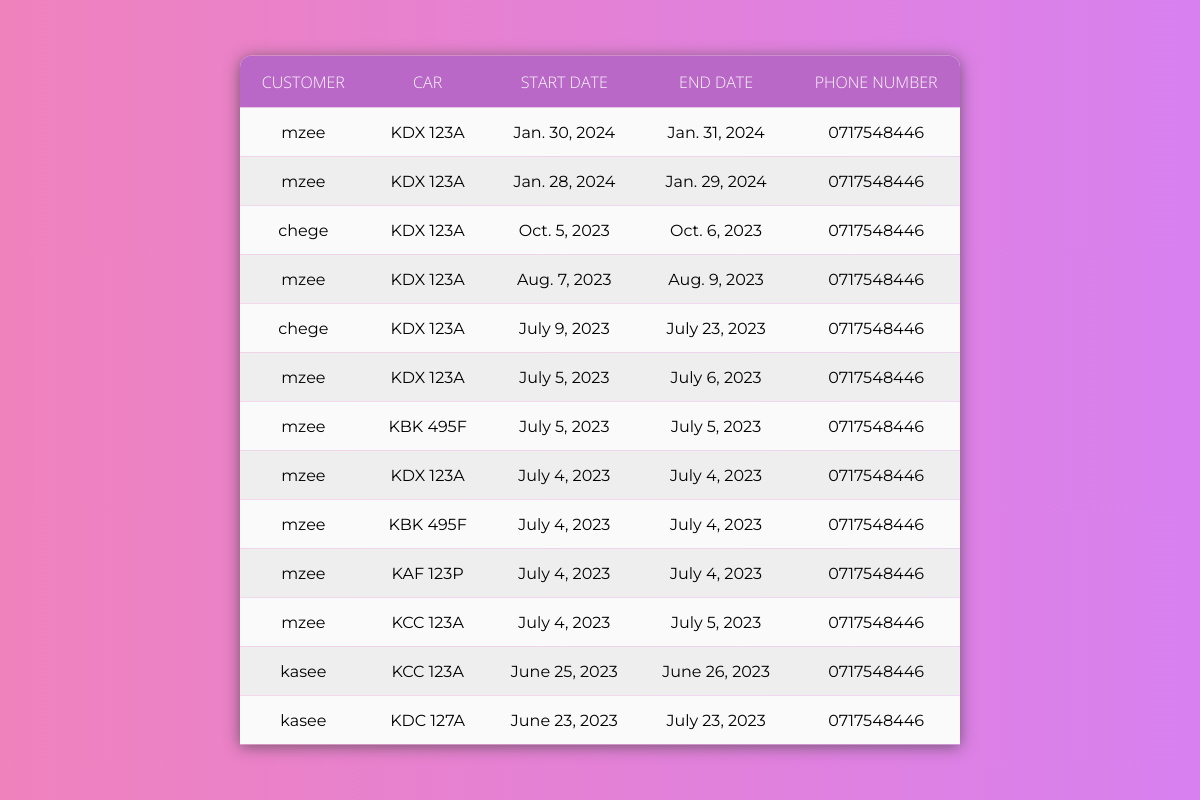
The page /Owner/owner_approved_requests/ on the database as committed earlier.
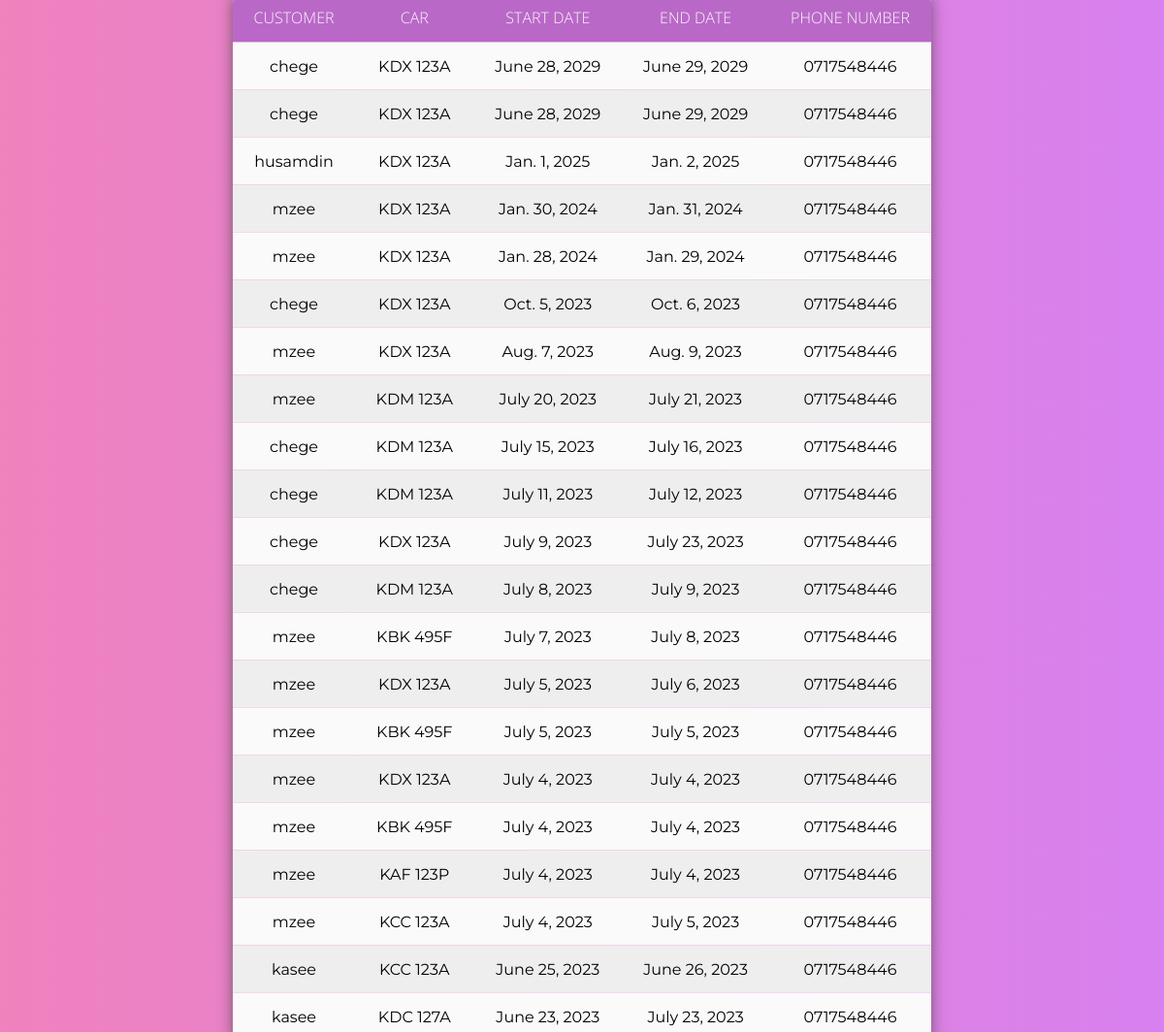
The same page on the database as committed later.
### Hire/models.py (models this page shows)
class Hire(models.Model):
    customer = models.ForeignKey(User, on_delete=models.CASCADE)
    car = models.ForeignKey(Car, on_delete=models.CASCADE, null=True)
    from_destination = models.CharField(max_length=20, null="True", validators=[
        RegexValidator("^([a-zA-Z])[a-zA-Z'\d ]+$", message='Must be a valid name of a place')])
    to_destination = models.CharField(max_length=20, null=True, validators=[
        RegexValidator("^([a-zA-Z])[a-zA-Z'\d ]+$", message='Must be a valid name of a place')])
    start_date = models.DateField(
        validators=[MinValueValidator(datetime.date.today(), "Start date can not be less than today")])
    end_date = models.DateField(
        validators=[MinValueValidator(datetime.date.today(), "Start date can not be less than today")])
    phone_no = models.CharField(max_length=20, null="True",
                                validators=[RegexValidator('^(0)([127])(\d){8}$', message='Invalid phone numbers')])
    is_approved = models.BooleanField(default=False)
    is_rejected = models.BooleanField(default=False)

### accounts/models.py (models this page shows)
class User(AbstractUser):
    name = models.CharField(max_length=200, null=True) #attribute name defined
    email = models.EmailField(unique=True,null=True)

### Owner/models.py (models this page shows, shortened)
class Car(models.Model):
    owner = models.ForeignKey(User, null=True, on_delete=models.CASCADE)
    reg_no = models.CharField(max_length=20, unique=True, validators=[
        RegexValidator('^(K)([ABCDEFGHJKLMNPQRSTUVWXYZ]){2}( ){1}(\d){3}([ABCDEFGHJKLMNPQRSTUVWXYZ])$',
                       message="Invalid Number Plate")])
    image = models.ImageField(upload_to='car_images/')
    description = models.TextField(null=True, blank=True)
    phone_no = models.CharField(max_length=20, unique=True,
                                validators=[RegexValidator('^(0)([127])(\d){8}$', message='Invalid phone numbers')])
    updated = models.DateTimeField(auto_now = True , null=True)
    created = models.DateTimeField(auto_now_add=True, null= True)
    class Meta:
       ordering = ['-updated', '-created']  # Order by updated field in descending order and then by created field in descending order

### Owner/views.py (the view)
# urls.py: path('owner_approved_requests/', views.approved, name='approved'),
def approved(request):
    approved_hires = Hire.objects.filter(is_approved=True).order_by('-start_date')
    context = {
        'approved_hires': approved_hires
    }
    return render(request, 'Owner/approved.html', context)

### Owner/templates/Owner/approved.html (shortened to what this page needs)
<!DOCTYPE html>
<!-- {% load static %}
<!DOCTYPE html>
{% load static %}
<html lang="en">
<head>
    <link rel="stylesheet" href="{% static 'styles/tables.css' %}">
</head>
<body>
    {% if approved_hires %}
    <div class="filter"></div>
    <table>
        <thead>
            <tr>
                <th>Customer</th>
                <th>Car</th>
                <th>Start Date</th>
                <th>End Date</th>
                <th>Phone Number</th>
            </tr>
        </thead>
        <tbody>
            {% for hire in approved_hires %}
                <tr>
                    <td>{{ hire.customer.username }}</td>
                    <td>{{ hire.car.reg_no }}</td>
                    <td>{{ hire.start_date }}</td>
                    <td>{{ hire.end_date }}</td>
                    <td>{{ hire.phone_no }}</td>
                </tr>
            {% endfor %}
        </tbody>
    </table>
    {% else %}
    <p>No approved hire requests found.</p>
    {% endif %}
</body>
</html>

Rows that differ between the two databases and show on the page:
added Hire: customer.username "chege", car.reg_no "KDX 123A", start_date "June 28, 2029", end_date "June 29, 2029", phone_no "0717548446"
added Hire: customer.username "chege", car.reg_no "KDX 123A", start_date "June 28, 2029", end_date "June 29, 2029", phone_no "0717548446"
added Hire: customer.username "husamdin", car.reg_no "KDX 123A", start_date "Jan. 1, 2025", end_date "Jan. 2, 2025", phone_no "0717548446"
added Hire: customer.username "mzee", car.reg_no "KDM 123A", start_date "July 20, 2023", end_date "July 21, 2023", phone_no "0717548446"
added Hire: customer.username "chege", car.reg_no "KDM 123A", start_date "July 15, 2023", end_date "July 16, 2023", phone_no "0717548446"
added Hire: customer.username "chege", car.reg_no "KDM 123A", start_date "July 11, 2023", end_date "July 12, 2023", phone_no "0717548446"
added Hire: customer.username "chege", car.reg_no "KDM 123A", start_date "July 8, 2023", end_date "July 9, 2023", phone_no "0717548446"
added Hire: customer.username "mzee", car.reg_no "KBK 495F", start_date "July 7, 2023", end_date "July 8, 2023", phone_no "0717548446"
